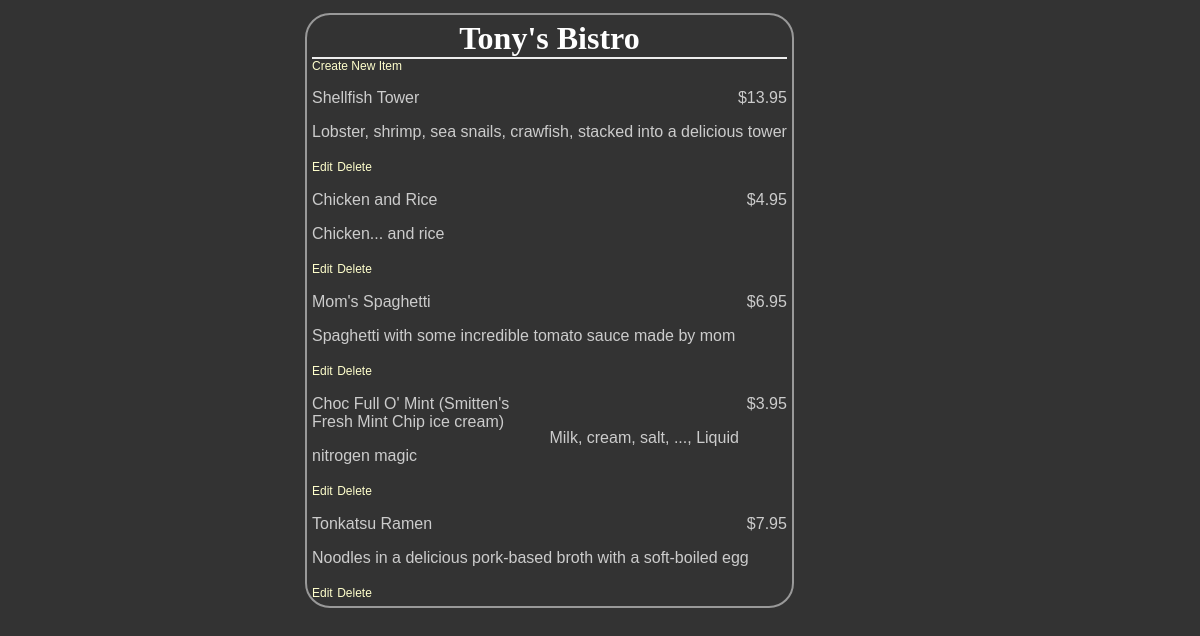
The page /restaurants/5/menu on the database as committed earlier.
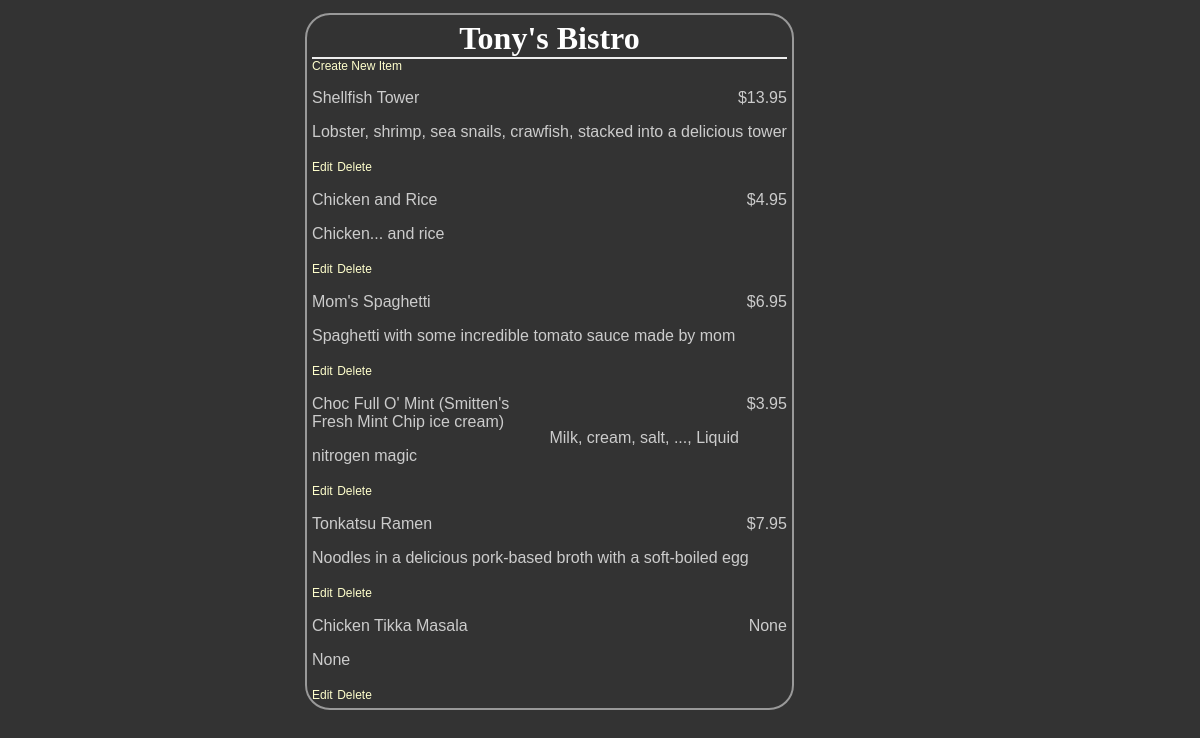
The same page on the database as committed later.
### database_setup.py (models this page shows)
class MenuItem(Base):
    __tablename__ = 'menu_item'
    id = Column(
        Integer,
        primary_key = True
    )
    name = Column(
        String(80),
        nullable = False
    )
    course = Column(String(250))
    description = Column(String(250))
    price = Column(String(8))
    restaurant_id = Column(
        Integer,
        ForeignKey('restaurant.id')
    )
    restaurant = relationship(Restaurant)

### project.py (the view)
@app.route('/restaurants/<int:restaurant_id>/menu')
def restaurantMenu(restaurant_id):
    restaurant = session.query(Restaurant).filter_by(id=restaurant_id).one()
    items = session.query(MenuItem).filter_by(restaurant_id=restaurant_id)
    return render_template(
        'menu.html', restaurant=restaurant, items=items)

### templates/menu.html (shortened to what this page needs)
<html>
	<head>
		<link rel=stylesheet type=text/css href="{{ url_for('static', filename='styles.css') }}">
	</head>
	<body>
		<div class = 'pane'>
			<div class = 'header'>
				<h1>{{ restaurant.name }}</h1>
			</div>
			<a href = '{{url_for('newMenuItem', restaurant_id = restaurant.id) }}'>Create New Item</a>
		{% for i in items %}
    		<div class = 'nameAndPrice'>
				<span class = 'name'><p>{{i.name}}</p></span>
				<span class = 'price'>
					<p>{{i.price}} </p>
				</span>
			</div>
		<div class = 'description'>
			<p>{{i.description}}</p>
		</div>
	<div class = "editdeletepane">
	<a href='{{url_for('editMenuItem',restaurant_id = restaurant.id, menu_id=i.id)}}' >Edit</a>
	<a href='{{url_for('deleteMenuItem', restaurant_id = restaurant.id, menu_id=i.id)}}' >
	Delete</a>
	</div>
		{% endfor %}
</div>
	</body>
</html>

Rows that differ between the two databases and show on the page:
added MenuItem: name "Chicken Tikka Masala", price "None", description "None"
